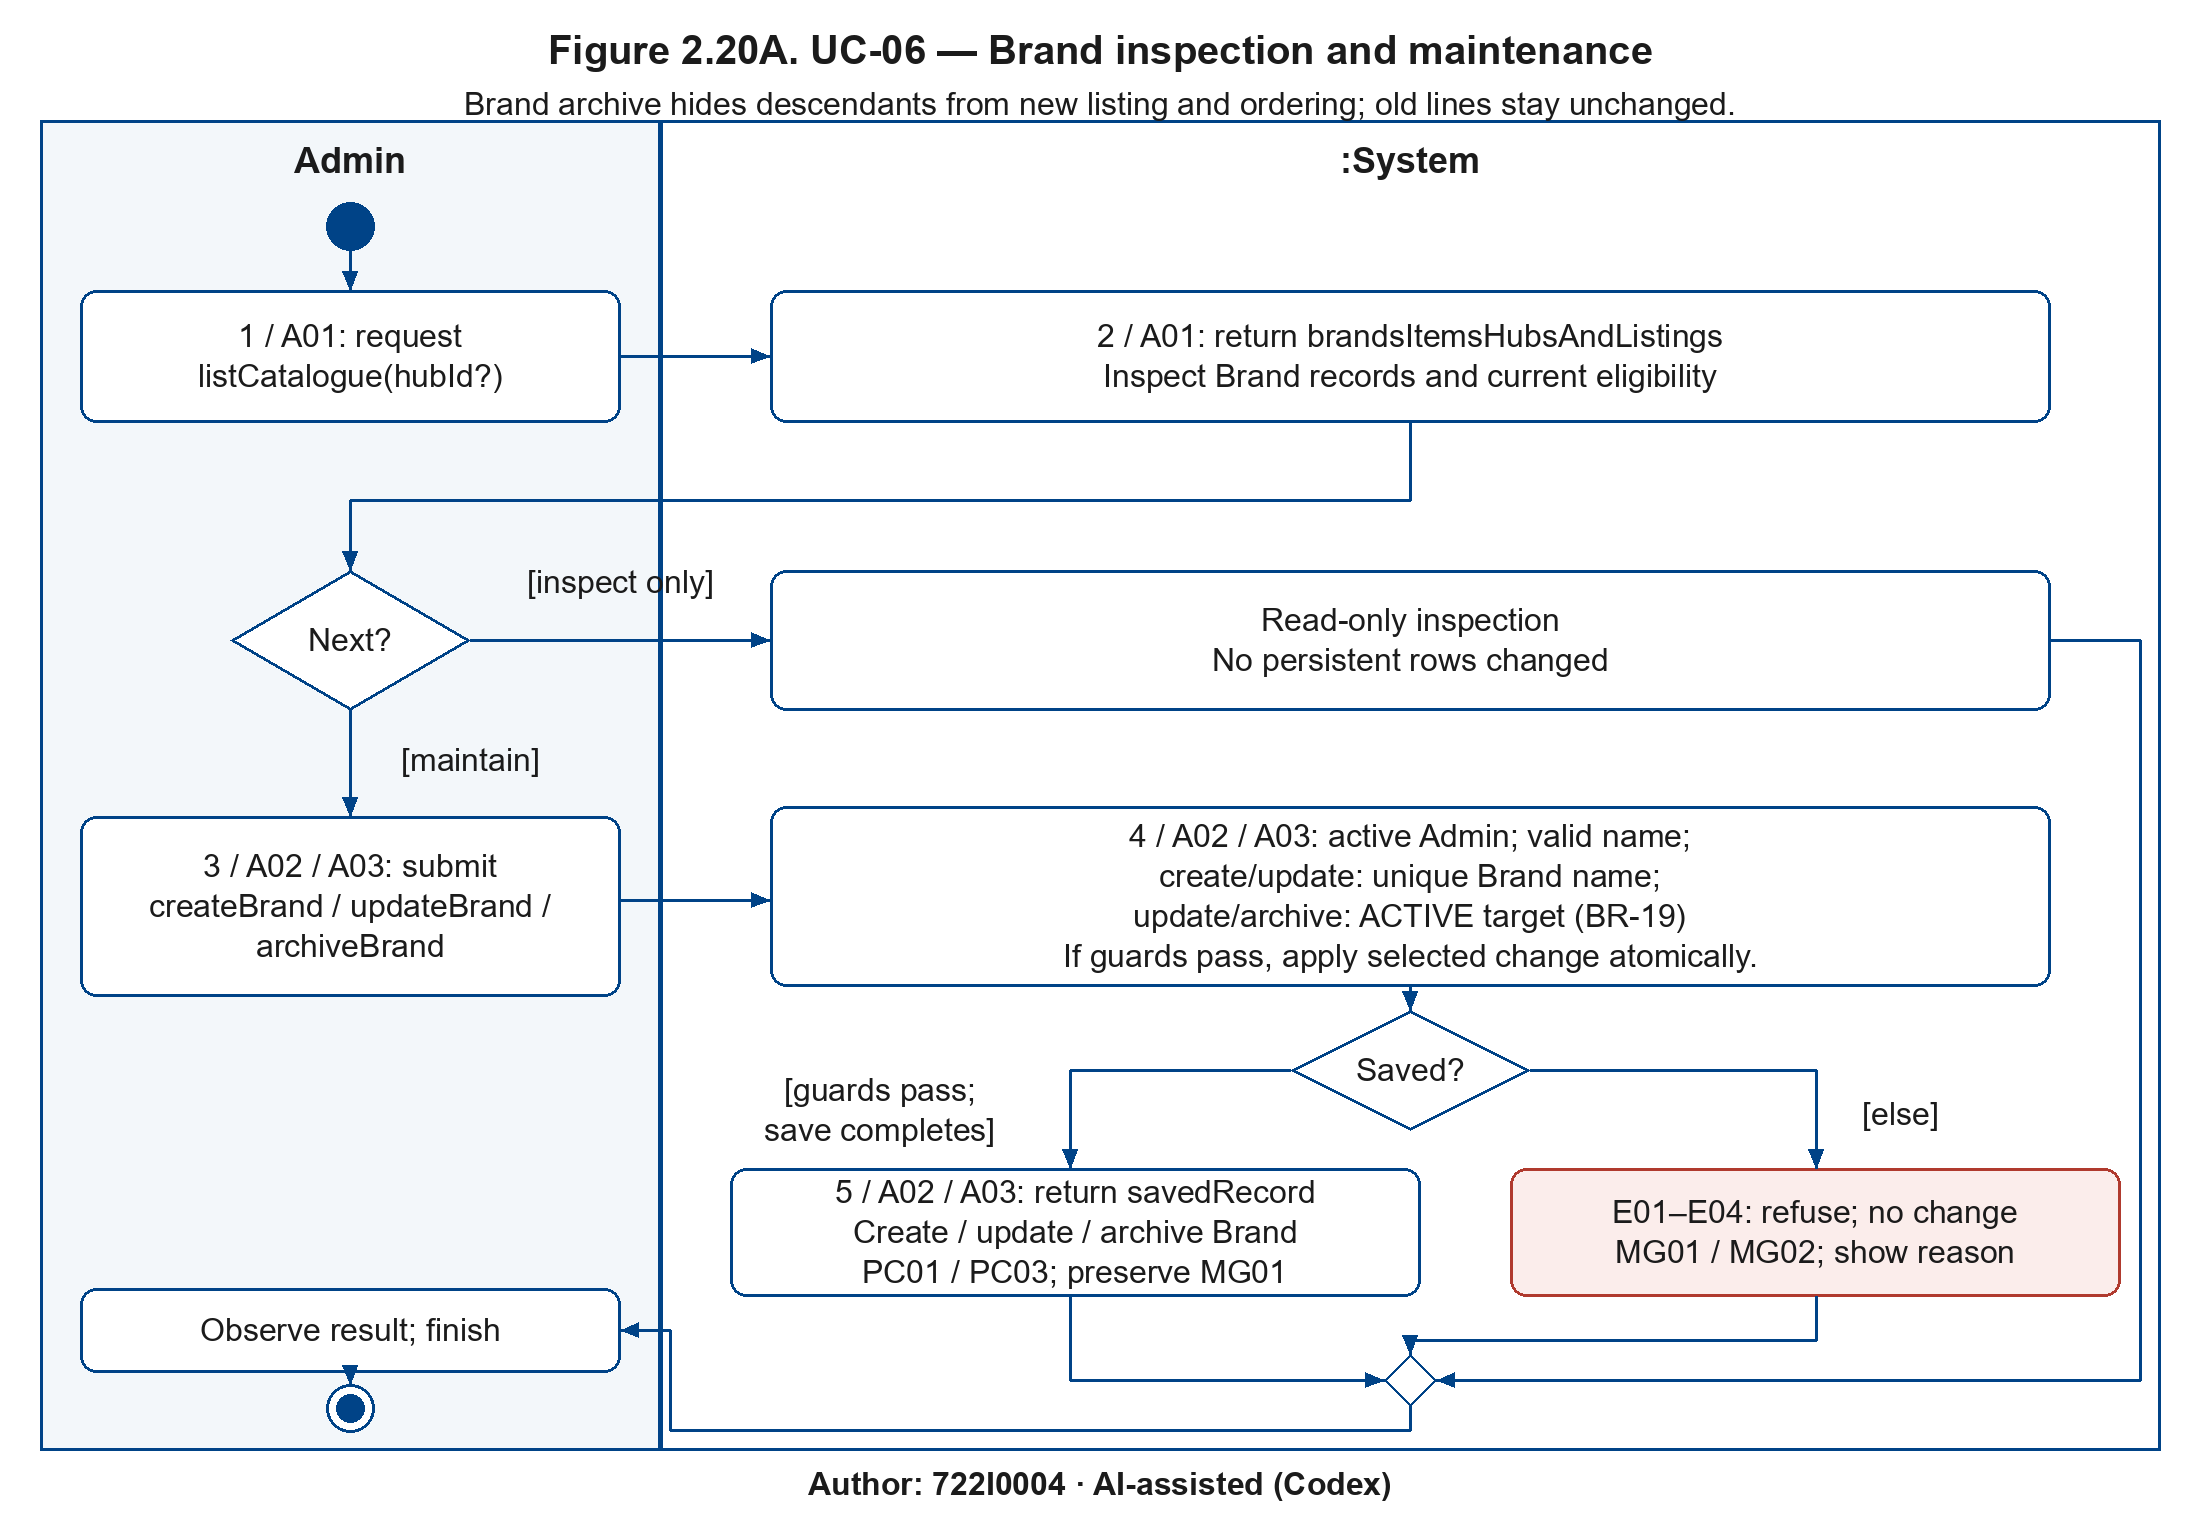

Generate this figure with Python:
"""Owned P2-G renderer. Reuses read-only sm_order.py XML/SVG primitive conventions.
JSON -> editable draw.io / independent Pillow PNG / SVG; hidden Edge SVG QA.
"""
from pathlib import Path
import sys,json,math,subprocess,xml.etree.ElementTree as ET
from xml.sax.saxutils import escape
from PIL import Image,ImageDraw,ImageFont
sys.dont_write_bytecode=True
W,H,FONT=1100,760,16
BLUE='#004387'; INK='#1B1B1B'; RED='#B03A2E'
SCR=Path('D:/RAD/FINAL/Part2/notes/P2-G'); EDGE=Path('C:/Program Files (x86)/Microsoft/Edge/Application/msedge.exe')
AUTHOR='Author: 722I0004 · AI-assisted (Codex)'
class Canvas:
 def __init__(self,title):
  self.im=Image.new('RGB',(W*2,H*2),'white');self.d=ImageDraw.Draw(self.im);self.errors=[];self.nodes={};self.edges=[]
  self.svg=[f'<svg xmlns="http://www.w3.org/2000/svg" width="{W}" height="{H}" viewBox="0 0 {W} {H}"><rect width="1100" height="760" fill="white"/>']
  self.model=ET.Element('mxGraphModel',page='1',pageWidth=str(W),pageHeight=str(H));self.root=ET.SubElement(self.model,'root');ET.SubElement(self.root,'mxCell',id='0');ET.SubElement(self.root,'mxCell',id='1',parent='0')
  self.text('title',title,550,25,20,True);self.text('author',AUTHOR,550,742,16,True)
 def font(self,size,bold=False):return ImageFont.truetype('C:/Windows/Fonts/arial'+('bd' if bold else '')+'.ttf',size*2)
 def cell(self,id,label,box,style):
  if id in self.nodes:raise ValueError(id)
  self.nodes[id]=box
  c=ET.SubElement(self.root,'mxCell',id=id,value=label,style='html=0;whiteSpace=wrap;fontFamily=Arial;fontSize=16;fontColor='+INK+';'+style,vertex='1',parent='1');ET.SubElement(c,'mxGeometry',x=str(box[0]),y=str(box[1]),width=str(box[2]),height=str(box[3]),attrib={'as':'geometry'})
 def text(self,id,s,x,y,size=16,bold=False,color=INK,box=None,cell=True):
  lines=s.split('\n');lh=size+4;y0=y-(len(lines)-1)*lh/2
  if box:
   f=self.font(size,bold)
   if max(f.getlength(q)/2 for q in lines)>box[2]-8:self.errors.append('text width '+id)
   if len(lines)*lh>box[3]:self.errors.append('text height '+id)
  for j,line in enumerate(lines):
   yy=y0+j*lh
   self.d.text((x*2,yy*2),line,font=self.font(size,bold),fill=color,anchor='mm')
   self.svg.append(f'<text x="{x}" y="{yy+size*.34}" font-family="Arial, Helvetica, sans-serif" font-size="{size}" font-weight="{"bold" if bold else "normal"}" text-anchor="middle" fill="{color}">{escape(line)}</text>')
  if cell:
   tw=max(self.font(size,bold).getlength(q)/2 for q in lines)+12;th=len(lines)*lh+8
   self.cell(id,s,box or [x-tw/2,y-th/2,tw,th],f'text;strokeColor=none;fillColor=none;fontSize={size};fontStyle={1 if bold else 0};')
 def rect(self,id,s,x,y,w,h,fill='white',color=BLUE,rounded=False,cell=True):
  b=[x,y,x+w,y+h];self.d.rounded_rectangle([v*2 for v in b],radius=16 if rounded else 0,fill=fill,outline=color,width=3)
  self.svg.append(f'<rect x="{x}" y="{y}" width="{w}" height="{h}" rx="{8 if rounded else 0}" fill="{fill}" stroke="{color}" stroke-width="1.5"/>')
  if cell:self.cell(id,s,[x,y,w,h],f'rounded={1 if rounded else 0};fillColor={fill};strokeColor={color};strokeWidth=1.5;')
  if s:self.text(id+'_label',s,x+w/2,y+h/2,box=[x,y,w,h],cell=False)
 def diamond(self,id,s,x,y,w=100,h=60):
  pts=[(x,y-h/2),(x+w/2,y),(x,y+h/2),(x-w/2,y)]
  self.d.polygon([(a*2,b*2) for a,b in pts],fill='white',outline=BLUE,width=3)
  self.svg.append('<polygon points="'+' '.join(f'{a},{b}' for a,b in pts)+f'" fill="white" stroke="{BLUE}" stroke-width="1.5"/>')
  self.cell(id,s,[x-w/2,y-h/2,w,h],'rhombus;fillColor=white;strokeColor='+BLUE+';')
  if s:self.text(id+'_label',s,x,y,cell=False)
 def circle(self,id,x,y,final=False):
  r=12;self.d.ellipse(((x-r)*2,(y-r)*2,(x+r)*2,(y+r)*2),fill='white' if final else BLUE,outline=BLUE,width=3)
  self.svg.append(f'<circle cx="{x}" cy="{y}" r="12" fill="{"white" if final else BLUE}" stroke="{BLUE}" stroke-width="1.5"/>')
  if final:
   self.d.ellipse(((x-7)*2,(y-7)*2,(x+7)*2,(y+7)*2),fill=BLUE);self.svg.append(f'<circle cx="{x}" cy="{y}" r="7" fill="{BLUE}"/>')
  self.cell(id,'',[x-r,y-r,24,24],('shape=endState;' if final else 'ellipse;')+'fillColor='+BLUE+';strokeColor='+BLUE+';')
 def line(self,id,pts,source=None,target=None,dashed=False,arrow=True,label='',labelxy=None):
  for a,b in zip(pts,pts[1:]):
   if dashed:
    dx,dy=b[0]-a[0],b[1]-a[1];length=math.hypot(dx,dy)
    for i in range(0,int(length),12):
     j=min(i+6,length);self.d.line(((a[0]+dx*i/length)*2,(a[1]+dy*i/length)*2,(a[0]+dx*j/length)*2,(a[1]+dy*j/length)*2),fill=BLUE,width=3)
   else:self.d.line([a[0]*2,a[1]*2,b[0]*2,b[1]*2],fill=BLUE,width=3)
  self.svg.append('<polyline points="'+' '.join(f'{x},{y}' for x,y in pts)+f'" fill="none" stroke="{BLUE}" stroke-width="1.5"'+(' stroke-dasharray="6 6"' if dashed else '')+'/>')
  if arrow:
   a,b=pts[-2:];ang=math.atan2(b[1]-a[1],b[0]-a[0]);pp=[b,(b[0]-10*math.cos(ang-.4),b[1]-10*math.sin(ang-.4)),(b[0]-10*math.cos(ang+.4),b[1]-10*math.sin(ang+.4))]
   self.d.polygon([(x*2,y*2) for x,y in pp],fill=BLUE);self.svg.append('<polygon points="'+' '.join(f'{x},{y}' for x,y in pp)+f'" fill="{BLUE}"/>')
  if source:
   assert source in self.nodes and target in self.nodes,(source,target)
   style='edgeStyle=none;rounded=0;strokeColor='+BLUE+';strokeWidth=1.5;endArrow='+('block' if arrow else 'none')+';'+('dashed=1;' if dashed else '')
   for pref,nid,pt in [('exit',source,pts[0]),('entry',target,pts[-1])]:
    x,y,w,h=self.nodes[nid];style+=f'{pref}X={(pt[0]-x)/w};{pref}Y={(pt[1]-y)/h};{pref}Perimeter=0;'
   c=ET.SubElement(self.root,'mxCell',id=id,value='',style=style,edge='1',parent='1',source=source,target=target)
   g=ET.SubElement(c,'mxGeometry',relative='1',attrib={'as':'geometry'});arr=ET.SubElement(g,'Array',attrib={'as':'points'})
   for x,y in pts[1:-1]:ET.SubElement(arr,'mxPoint',x=str(x),y=str(y))
   self.edges.append({'id':id,'source':source,'target':target,'guard':label})
  else:
   a,b=pts[0],pts[-1];vertical=a[0]==b[0]
   self.cell(id+'_decoration','',[min(a[0],b[0]),min(a[1],b[1]),max(1,abs(b[0]-a[0])),max(1,abs(b[1]-a[1]))],'shape=line;'+('direction=south;' if vertical else '')+'strokeColor='+BLUE+';strokeWidth=1.5;fillColor=none;'+('dashed=1;' if dashed else ''))
  if label:self.text(id+'_guard',label,*labelxy,size=16)
 def frame(self,id,label,y,h):
  self.rect(id,'',65,y,975,h,fill='white');self.text(id+'_label',label,550,y+14,16,True)
 def finish(self,target,p):
  if self.errors:raise ValueError((target,self.errors))
  self.svg.append('</svg>');target.with_suffix('.svg').write_text(''.join(self.svg),encoding='utf-8');self.im.save(target.with_suffix('.png'))
  mx=ET.Element('mxfile',host='SaigonBite P2-G',version='24.7.17');d=ET.SubElement(mx,'diagram',name=p['title'],id=target.stem);d.append(self.model);ET.ElementTree(mx).write(target.with_suffix('.drawio'),encoding='utf-8',xml_declaration=True)
  proof=SCR/(target.stem+'_svg.png')
  run=subprocess.run([str(EDGE),'--headless','--disable-gpu','--hide-scrollbars','--no-first-run','--force-device-scale-factor=2',f'--user-data-dir={SCR/("edge_"+target.stem)}',f'--screenshot={proof}','--window-size=1100,760',target.with_suffix('.svg').as_uri()],capture_output=True,text=True,timeout=60,creationflags=subprocess.CREATE_NO_WINDOW)
  (SCR/(target.stem+'_edge.log')).write_text(run.stderr,encoding='utf-8')
  assert run.returncode==0 and proof.exists(),run.stderr
  return {'stem':target.stem,'canvas':[W,H],'placed_width_mm':230,'minimum_font_px':16,'minimum_pt':16*230/25.4*72/W,'connected_edges':self.edges,'nodes':list(self.nodes),'svg_proof':str(proof),'png':str(target.with_suffix('.png'))}

def activity(p,target):
 c=Canvas(p['title']);pre=p['prefix']
 c.rect('admin_lane','',20,60,310,665,fill='#F3F7FA');c.rect('system_lane','',330,60,750,665,fill='#FFFFFF')
 c.text('admin_header','Admin',175,80,18,True);c.text('system_header',':System',705,80,18,True)
 c.circle(pre+'-start',175,113)
 c.rect(pre+'-browse',p['browse'],40,145,270,66,rounded=True)
 c.rect(pre+'-read',p['read'],385,145,640,66,rounded=True)
 c.diamond(pre+'-choice','Next?',175,320,120,70)
 c.rect(pre+'-inspect','Read-only inspection\nNo persistent rows changed',385,285,640,70,rounded=True)
 c.rect(pre+'-request',p['request'],40,408,270,90,rounded=True)
 c.rect(pre+'-validate',p['validate'],385,403,640,90,rounded=True)
 c.diamond(pre+'-valid','Saved?',705,535,120,60)
 c.rect(pre+'-save',p['save'],365,584,345,64,rounded=True)
 c.rect(pre+'-refuse',p['refuse'],755,584,305,64,fill='#FBEDEB',color=RED,rounded=True)
 c.diamond(pre+'-merge','',705,690,26,26)
 c.rect(pre+'-observe','Observe result; finish',40,644,270,42,rounded=True);c.circle(pre+'-final',175,704,True)
 es=[('start','browse',[(175,125),(175,145)],'',None),('browse','read',[(310,178),(385,178)],'',None),('read','choice',[(705,211),(705,250),(175,250),(175,285)],'',None),('choice','inspect',[(235,320),(385,320)],'[inspect only]',(310,291)),('choice','request',[(175,355),(175,408)],'[maintain]',(235,380)),('request','validate',[(310,450),(385,450)],'',None),('validate','valid',[(705,493),(705,505)],'',None),('valid','save',[(645,535),(535,535),(535,584)],'[guards pass;\nsave completes]',(440,555)),('valid','refuse',[(765,535),(908,535),(908,584)],'[else]',(950,557)),('save','merge',[(535,648),(535,690),(692,690)],'',None),('refuse','merge',[(908,648),(908,670),(705,670),(705,677)],'',None),('inspect','merge',[(1025,320),(1070,320),(1070,690),(718,690)],'',None),('merge','observe',[(705,703),(705,715),(335,715),(335,665),(310,665)],'',None),('observe','final',[(175,686),(175,692)],'',None)]
 for i,(s,t,pts,l,xy) in enumerate(es):c.line(pre+'-e'+str(i),pts,pre+'-'+s,pre+'-'+t,label=l,labelxy=xy)
 c.text('legend',p['legend'],550,52,16)
 return c.finish(target,p)

def ssd(p,target):
 c=Canvas(p['title'])
 c.frame('loop','loop [inspect; getHub only if a hub is selected; zero writes]' if len(p['queries'])>1 else 'loop [each inspection request; zero writes]',105,145)
 c.frame('opt','opt [Admin chooses one maintenance request]',260,425)
 c.frame('commands','alt '+p['commands'][0]['guard'],295,225)
 for y,cmd in zip([309,384,459],p['commands']):
  if y>309:
   c.line('divider'+str(y),[(65,y-14),(1040,y-14)],arrow=False);c.text('guard'+str(y),cmd['guard'],550,y,16,True)
 c.frame('outcome','alt [all selected-command guards pass; save completes]',530,150)
 c.line('outcome_divider',[(65,610),(1040,610)],arrow=False);c.text('else_guard','[else: invalid, stale, denied or save failed]',550,624,16,True)
 # Lifelines are editable vertices; every message connects them by source/target.
 c.rect('actor','Admin',75,62,110,32);c.rect('system',':System',905,62,130,32)
 c.cell('actor_lifeline','',[129,94,2,591],'strokeColor=none;fillColor=none;');c.cell('system_lifeline','',[969,94,2,591],'strokeColor=none;fillColor=none;')
 c.line('actor_dash',[(130,94),(130,685)],dashed=True,arrow=False);c.line('system_dash',[(970,94),(970,685)],dashed=True,arrow=False)
 def msg(id,call,y,ret=None):
  c.text(id+'_text',id+'  '+call,550,y-(24 if '\n' in call else 14),16)
  c.line(id,[(130,y),(970,y)],'actor_lifeline','system_lifeline')
  if ret:
   c.text(id+'_return_text',ret,550,y+14,16);c.line(id+'_return',[(970,y+28),(130,y+28)],'system_lifeline','actor_lifeline',dashed=True)
 if len(p['queries'])==1:
  q=p['queries'][0];msg(q['id'],q['call'],165,q['return'])
 else:
  for q,y in zip(p['queries'],[155,212]):msg(q['id'],q['call'],y,q['return'])
 for cmd,y in zip(p['commands'],[360,435,510]):msg(cmd['id'],cmd['call'],y)
 c.text('success','savedRecord',550,572,16);c.line('saved',[(970,588),(130,588)],'system_lifeline','actor_lifeline',dashed=True)
 c.text('failure','controlledRefusal; no change',550,652,16);c.line('refused',[(970,668),(130,668)],'system_lifeline','actor_lifeline',dashed=True)
 c.text('note',p['note'],550,710,16)
 return c.finish(target,p)

def build(spec_path):
 spec_path=Path(spec_path);data=json.loads(spec_path.read_text(encoding='utf-8'));logs=[]
 for p in data['pages']:logs.append((activity if p['type']=='activity' else ssd)(p,spec_path.parent/p['stem']))
 # Base editable source holds all pages; base visual alias is first-page only.
 if len(data['pages'])>1 and spec_path.stem==data['base']:
  mx=ET.Element('mxfile',host='SaigonBite P2-G')
  for p in data['pages']:
   child=ET.parse(spec_path.parent/(p['stem']+'.drawio')).getroot().find('diagram');mx.append(child)
  ET.ElementTree(mx).write(spec_path.with_suffix('.drawio'),encoding='utf-8',xml_declaration=True)
  for ext in ['.png','.svg']:spec_path.with_suffix(ext).write_bytes((spec_path.parent/(data['pages'][0]['stem']+ext)).read_bytes())
 (SCR/(spec_path.stem+'_qa.json')).write_text(json.dumps(logs,indent=2),encoding='utf-8')
 print(json.dumps([{'stem':x['stem'],'minimum_pt':round(x['minimum_pt'],2),'edges':len(x['connected_edges'])} for x in logs]))
if __name__=='__main__':
 sys.stdout.reconfigure(encoding='utf-8');build(Path(sys.argv[1]) if len(sys.argv)>1 else Path(__file__).with_suffix('.json'))
